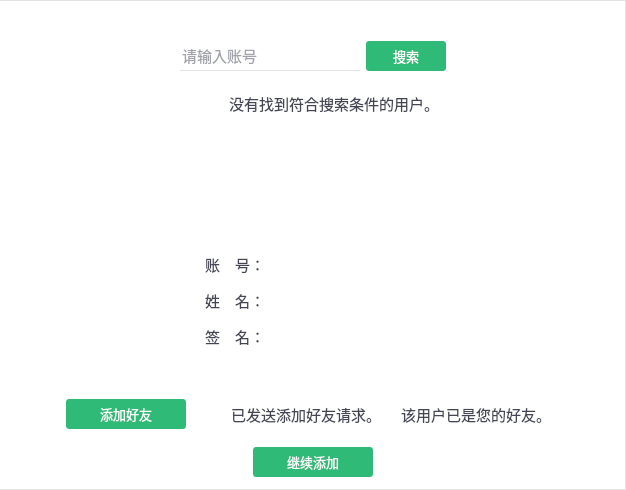
<?xml version="1.0" encoding="UTF-8"?>
<ui version="4.0">
 <class>STContactAddNewClass</class>
 <widget class="QWidget" name="STContactAddNewClass">
  <property name="geometry">
   <rect>
    <x>0</x>
    <y>0</y>
    <width>626</width>
    <height>490</height>
   </rect>
  </property>
  <property name="windowTitle">
   <string>STContactAddNew</string>
  </property>
  <property name="styleSheet">
   <string notr="true">QWidget {background-color: #ffffff;}

QWidget#STContactAddNewClass{border-right: 1px solid #e3e3e3;border-top: 1px solid #e3e3e3;border-bottom: 1px solid #e3e3e3;}</string>
  </property>
  <layout class="QVBoxLayout" name="verticalLayout">
   <item>
    <widget class="QWidget" name="widSearch" native="true">
     <layout class="QHBoxLayout" name="horizontalLayout_11">
      <property name="leftMargin">
       <number>0</number>
      </property>
      <property name="topMargin">
       <number>30</number>
      </property>
      <property name="rightMargin">
       <number>0</number>
      </property>
      <property name="bottomMargin">
       <number>0</number>
      </property>
      <item>
       <spacer name="horizontalSpacer_21">
        <property name="orientation">
         <enum>Qt::Horizontal</enum>
        </property>
        <property name="sizeHint" stdset="0">
         <size>
          <width>40</width>
          <height>20</height>
         </size>
        </property>
       </spacer>
      </item>
      <item>
       <widget class="QLineEdit" name="leContactJid">
        <property name="minimumSize">
         <size>
          <width>180</width>
          <height>30</height>
         </size>
        </property>
        <property name="maximumSize">
         <size>
          <width>180</width>
          <height>30</height>
         </size>
        </property>
        <property name="font">
         <font>
          <family>微软雅黑</family>
          <pointsize>11</pointsize>
         </font>
        </property>
        <property name="styleSheet">
         <string notr="true">color: rgb(67, 69, 85);border: 0px;border-bottom: 1px solid #e3e3e3;
</string>
        </property>
        <property name="placeholderText">
         <string>请输入账号</string>
        </property>
       </widget>
      </item>
      <item>
       <widget class="QPushButton" name="pbSearch">
        <property name="minimumSize">
         <size>
          <width>80</width>
          <height>30</height>
         </size>
        </property>
        <property name="maximumSize">
         <size>
          <width>80</width>
          <height>30</height>
         </size>
        </property>
        <property name="font">
         <font>
          <family>微软雅黑</family>
          <pointsize>10</pointsize>
         </font>
        </property>
        <property name="styleSheet">
         <string notr="true">

QPushButton {
	border-radius: 3px;
	color: rgb(255, 255, 255);
	background-color: rgb(48, 186, 120);
}
QPushButton:hover:pressed {
	background-color: rgb(48, 186, 120);
}
QPushButton:hover:!pressed {
	
	background-color: rgb(109, 206, 160);
}</string>
        </property>
        <property name="text">
         <string>搜索</string>
        </property>
        <property name="flat">
         <bool>true</bool>
        </property>
       </widget>
      </item>
      <item>
       <spacer name="horizontalSpacer_22">
        <property name="orientation">
         <enum>Qt::Horizontal</enum>
        </property>
        <property name="sizeHint" stdset="0">
         <size>
          <width>40</width>
          <height>20</height>
         </size>
        </property>
       </spacer>
      </item>
     </layout>
    </widget>
   </item>
   <item>
    <widget class="QWidget" name="widNotFound" native="true">
     <layout class="QVBoxLayout" name="verticalLayout_5">
      <property name="spacing">
       <number>0</number>
      </property>
      <property name="leftMargin">
       <number>0</number>
      </property>
      <property name="topMargin">
       <number>0</number>
      </property>
      <property name="rightMargin">
       <number>0</number>
      </property>
      <property name="bottomMargin">
       <number>0</number>
      </property>
      <item>
       <widget class="QWidget" name="widget" native="true">
        <layout class="QHBoxLayout" name="horizontalLayout_14">
         <item>
          <spacer name="horizontalSpacer_3">
           <property name="orientation">
            <enum>Qt::Horizontal</enum>
           </property>
           <property name="sizeHint" stdset="0">
            <size>
             <width>40</width>
             <height>20</height>
            </size>
           </property>
          </spacer>
         </item>
         <item>
          <widget class="QLabel" name="label">
           <property name="minimumSize">
            <size>
             <width>35</width>
             <height>35</height>
            </size>
           </property>
           <property name="styleSheet">
            <string notr="true">border-image: url(:/SoftTerminal/images/info.png);</string>
           </property>
           <property name="text">
            <string/>
           </property>
          </widget>
         </item>
         <item>
          <widget class="QLabel" name="label_2">
           <property name="minimumSize">
            <size>
             <width>220</width>
             <height>30</height>
            </size>
           </property>
           <property name="maximumSize">
            <size>
             <width>220</width>
             <height>30</height>
            </size>
           </property>
           <property name="font">
            <font>
             <family>微软雅黑</family>
             <pointsize>11</pointsize>
            </font>
           </property>
           <property name="styleSheet">
            <string notr="true">color: rgb(67, 69, 85);</string>
           </property>
           <property name="text">
            <string>没有找到符合搜索条件的用户。</string>
           </property>
           <property name="alignment">
            <set>Qt::AlignCenter</set>
           </property>
          </widget>
         </item>
         <item>
          <spacer name="horizontalSpacer_4">
           <property name="orientation">
            <enum>Qt::Horizontal</enum>
           </property>
           <property name="sizeHint" stdset="0">
            <size>
             <width>40</width>
             <height>20</height>
            </size>
           </property>
          </spacer>
         </item>
        </layout>
       </widget>
      </item>
     </layout>
    </widget>
   </item>
   <item>
    <widget class="QWidget" name="widAddNewDetail" native="true">
     <layout class="QVBoxLayout" name="verticalLayout_2">
      <property name="leftMargin">
       <number>0</number>
      </property>
      <property name="topMargin">
       <number>9</number>
      </property>
      <property name="rightMargin">
       <number>0</number>
      </property>
      <property name="bottomMargin">
       <number>0</number>
      </property>
      <item>
       <widget class="QWidget" name="widget_2" native="true">
        <layout class="QHBoxLayout" name="horizontalLayout">
         <item>
          <spacer name="horizontalSpacer">
           <property name="orientation">
            <enum>Qt::Horizontal</enum>
           </property>
           <property name="sizeHint" stdset="0">
            <size>
             <width>40</width>
             <height>20</height>
            </size>
           </property>
          </spacer>
         </item>
         <item>
          <widget class="MaskLabel" name="lblPic">
           <property name="minimumSize">
            <size>
             <width>80</width>
             <height>80</height>
            </size>
           </property>
           <property name="maximumSize">
            <size>
             <width>80</width>
             <height>80</height>
            </size>
           </property>
           <property name="text">
            <string/>
           </property>
          </widget>
         </item>
         <item>
          <spacer name="horizontalSpacer_2">
           <property name="orientation">
            <enum>Qt::Horizontal</enum>
           </property>
           <property name="sizeHint" stdset="0">
            <size>
             <width>40</width>
             <height>20</height>
            </size>
           </property>
          </spacer>
         </item>
        </layout>
       </widget>
      </item>
      <item>
       <widget class="QWidget" name="widget_17" native="true">
        <layout class="QHBoxLayout" name="horizontalLayout_15">
         <property name="leftMargin">
          <number>0</number>
         </property>
         <property name="topMargin">
          <number>0</number>
         </property>
         <property name="rightMargin">
          <number>0</number>
         </property>
         <property name="bottomMargin">
          <number>0</number>
         </property>
         <item>
          <spacer name="horizontalSpacer_29">
           <property name="orientation">
            <enum>Qt::Horizontal</enum>
           </property>
           <property name="sizeHint" stdset="0">
            <size>
             <width>40</width>
             <height>20</height>
            </size>
           </property>
          </spacer>
         </item>
         <item>
          <widget class="QLabel" name="label_22">
           <property name="minimumSize">
            <size>
             <width>150</width>
             <height>30</height>
            </size>
           </property>
           <property name="maximumSize">
            <size>
             <width>150</width>
             <height>30</height>
            </size>
           </property>
           <property name="font">
            <font>
             <family>微软雅黑</family>
             <pointsize>11</pointsize>
            </font>
           </property>
           <property name="styleSheet">
            <string notr="true">color: rgb(67, 69, 85);</string>
           </property>
           <property name="text">
            <string>账　号：</string>
           </property>
           <property name="alignment">
            <set>Qt::AlignCenter</set>
           </property>
          </widget>
         </item>
         <item>
          <widget class="QLabel" name="lblJid">
           <property name="minimumSize">
            <size>
             <width>150</width>
             <height>30</height>
            </size>
           </property>
           <property name="maximumSize">
            <size>
             <width>150</width>
             <height>30</height>
            </size>
           </property>
           <property name="font">
            <font>
             <family>微软雅黑</family>
             <pointsize>11</pointsize>
            </font>
           </property>
           <property name="styleSheet">
            <string notr="true">color: rgb(67, 69, 85);</string>
           </property>
           <property name="text">
            <string/>
           </property>
           <property name="alignment">
            <set>Qt::AlignCenter</set>
           </property>
          </widget>
         </item>
         <item>
          <spacer name="horizontalSpacer_30">
           <property name="orientation">
            <enum>Qt::Horizontal</enum>
           </property>
           <property name="sizeHint" stdset="0">
            <size>
             <width>40</width>
             <height>20</height>
            </size>
           </property>
          </spacer>
         </item>
        </layout>
       </widget>
      </item>
      <item>
       <widget class="QWidget" name="widget_15" native="true">
        <layout class="QHBoxLayout" name="horizontalLayout_13">
         <property name="leftMargin">
          <number>0</number>
         </property>
         <property name="topMargin">
          <number>0</number>
         </property>
         <property name="rightMargin">
          <number>0</number>
         </property>
         <property name="bottomMargin">
          <number>0</number>
         </property>
         <item>
          <spacer name="horizontalSpacer_25">
           <property name="orientation">
            <enum>Qt::Horizontal</enum>
           </property>
           <property name="sizeHint" stdset="0">
            <size>
             <width>40</width>
             <height>20</height>
            </size>
           </property>
          </spacer>
         </item>
         <item>
          <widget class="QLabel" name="label_18">
           <property name="minimumSize">
            <size>
             <width>150</width>
             <height>30</height>
            </size>
           </property>
           <property name="maximumSize">
            <size>
             <width>150</width>
             <height>30</height>
            </size>
           </property>
           <property name="font">
            <font>
             <family>微软雅黑</family>
             <pointsize>11</pointsize>
            </font>
           </property>
           <property name="styleSheet">
            <string notr="true">color: rgb(67, 69, 85);</string>
           </property>
           <property name="text">
            <string>姓　名：</string>
           </property>
           <property name="alignment">
            <set>Qt::AlignCenter</set>
           </property>
          </widget>
         </item>
         <item>
          <widget class="QLabel" name="lblName">
           <property name="minimumSize">
            <size>
             <width>150</width>
             <height>30</height>
            </size>
           </property>
           <property name="maximumSize">
            <size>
             <width>150</width>
             <height>30</height>
            </size>
           </property>
           <property name="font">
            <font>
             <family>微软雅黑</family>
             <pointsize>11</pointsize>
            </font>
           </property>
           <property name="styleSheet">
            <string notr="true">color: rgb(67, 69, 85);</string>
           </property>
           <property name="text">
            <string/>
           </property>
           <property name="alignment">
            <set>Qt::AlignCenter</set>
           </property>
          </widget>
         </item>
         <item>
          <spacer name="horizontalSpacer_26">
           <property name="orientation">
            <enum>Qt::Horizontal</enum>
           </property>
           <property name="sizeHint" stdset="0">
            <size>
             <width>40</width>
             <height>20</height>
            </size>
           </property>
          </spacer>
         </item>
        </layout>
       </widget>
      </item>
      <item>
       <widget class="QWidget" name="widget_12" native="true">
        <layout class="QHBoxLayout" name="horizontalLayout_10">
         <property name="leftMargin">
          <number>0</number>
         </property>
         <property name="topMargin">
          <number>0</number>
         </property>
         <property name="rightMargin">
          <number>0</number>
         </property>
         <property name="bottomMargin">
          <number>0</number>
         </property>
         <item>
          <spacer name="horizontalSpacer_19">
           <property name="orientation">
            <enum>Qt::Horizontal</enum>
           </property>
           <property name="sizeHint" stdset="0">
            <size>
             <width>40</width>
             <height>20</height>
            </size>
           </property>
          </spacer>
         </item>
         <item>
          <widget class="QLabel" name="label_14">
           <property name="minimumSize">
            <size>
             <width>150</width>
             <height>30</height>
            </size>
           </property>
           <property name="maximumSize">
            <size>
             <width>150</width>
             <height>30</height>
            </size>
           </property>
           <property name="font">
            <font>
             <family>微软雅黑</family>
             <pointsize>11</pointsize>
            </font>
           </property>
           <property name="styleSheet">
            <string notr="true">color: rgb(67, 69, 85);</string>
           </property>
           <property name="text">
            <string>签　名：</string>
           </property>
           <property name="alignment">
            <set>Qt::AlignCenter</set>
           </property>
          </widget>
         </item>
         <item>
          <widget class="QLabel" name="lblSubscription">
           <property name="minimumSize">
            <size>
             <width>150</width>
             <height>30</height>
            </size>
           </property>
           <property name="maximumSize">
            <size>
             <width>150</width>
             <height>30</height>
            </size>
           </property>
           <property name="font">
            <font>
             <family>微软雅黑</family>
             <pointsize>11</pointsize>
            </font>
           </property>
           <property name="styleSheet">
            <string notr="true">color: rgb(67, 69, 85);</string>
           </property>
           <property name="text">
            <string/>
           </property>
           <property name="alignment">
            <set>Qt::AlignCenter</set>
           </property>
          </widget>
         </item>
         <item>
          <spacer name="horizontalSpacer_20">
           <property name="orientation">
            <enum>Qt::Horizontal</enum>
           </property>
           <property name="sizeHint" stdset="0">
            <size>
             <width>40</width>
             <height>20</height>
            </size>
           </property>
          </spacer>
         </item>
        </layout>
       </widget>
      </item>
      <item>
       <widget class="QWidget" name="widget_14" native="true">
        <layout class="QHBoxLayout" name="horizontalLayout_12">
         <property name="spacing">
          <number>0</number>
         </property>
         <property name="topMargin">
          <number>40</number>
         </property>
         <item>
          <spacer name="horizontalSpacer_23">
           <property name="orientation">
            <enum>Qt::Horizontal</enum>
           </property>
           <property name="sizeHint" stdset="0">
            <size>
             <width>40</width>
             <height>20</height>
            </size>
           </property>
          </spacer>
         </item>
         <item>
          <widget class="QPushButton" name="pbAddNew">
           <property name="minimumSize">
            <size>
             <width>120</width>
             <height>30</height>
            </size>
           </property>
           <property name="maximumSize">
            <size>
             <width>120</width>
             <height>30</height>
            </size>
           </property>
           <property name="font">
            <font>
             <family>微软雅黑</family>
             <pointsize>10</pointsize>
            </font>
           </property>
           <property name="styleSheet">
            <string notr="true">

QPushButton {
	border-radius: 3px;
	color: rgb(255, 255, 255);
	background-color: rgb(48, 186, 120);
}
QPushButton:hover:pressed {
	background-color: rgb(48, 186, 120);
}
QPushButton:hover:!pressed {
	
	background-color: rgb(109, 206, 160);
}</string>
           </property>
           <property name="text">
            <string>添加好友</string>
           </property>
           <property name="default">
            <bool>false</bool>
           </property>
           <property name="flat">
            <bool>true</bool>
           </property>
          </widget>
         </item>
         <item>
          <widget class="QLabel" name="lblInfoPic">
           <property name="minimumSize">
            <size>
             <width>35</width>
             <height>35</height>
            </size>
           </property>
           <property name="styleSheet">
            <string notr="true">border-image: url(:/SoftTerminal/images/info.png);</string>
           </property>
           <property name="text">
            <string/>
           </property>
          </widget>
         </item>
         <item>
          <widget class="QLabel" name="lblHasSendRequest">
           <property name="minimumSize">
            <size>
             <width>170</width>
             <height>30</height>
            </size>
           </property>
           <property name="maximumSize">
            <size>
             <width>170</width>
             <height>30</height>
            </size>
           </property>
           <property name="font">
            <font>
             <family>微软雅黑</family>
             <pointsize>11</pointsize>
            </font>
           </property>
           <property name="styleSheet">
            <string notr="true">color: rgb(67, 69, 85);</string>
           </property>
           <property name="text">
            <string>已发送添加好友请求。</string>
           </property>
           <property name="alignment">
            <set>Qt::AlignCenter</set>
           </property>
          </widget>
         </item>
         <item>
          <widget class="QLabel" name="lblAlreadyFriend">
           <property name="minimumSize">
            <size>
             <width>170</width>
             <height>30</height>
            </size>
           </property>
           <property name="maximumSize">
            <size>
             <width>170</width>
             <height>30</height>
            </size>
           </property>
           <property name="font">
            <font>
             <family>微软雅黑</family>
             <pointsize>11</pointsize>
            </font>
           </property>
           <property name="styleSheet">
            <string notr="true">color: rgb(67, 69, 85);</string>
           </property>
           <property name="text">
            <string>该用户已是您的好友。</string>
           </property>
           <property name="alignment">
            <set>Qt::AlignCenter</set>
           </property>
          </widget>
         </item>
         <item>
          <spacer name="horizontalSpacer_24">
           <property name="orientation">
            <enum>Qt::Horizontal</enum>
           </property>
           <property name="sizeHint" stdset="0">
            <size>
             <width>40</width>
             <height>20</height>
            </size>
           </property>
          </spacer>
         </item>
        </layout>
       </widget>
      </item>
     </layout>
    </widget>
   </item>
   <item>
    <widget class="QWidget" name="widget_3" native="true">
     <property name="minimumSize">
      <size>
       <width>0</width>
       <height>0</height>
      </size>
     </property>
     <layout class="QHBoxLayout" name="horizontalLayout_2">
      <property name="spacing">
       <number>0</number>
      </property>
      <property name="leftMargin">
       <number>0</number>
      </property>
      <property name="topMargin">
       <number>0</number>
      </property>
      <property name="rightMargin">
       <number>0</number>
      </property>
      <property name="bottomMargin">
       <number>0</number>
      </property>
      <item>
       <spacer name="horizontalSpacer_5">
        <property name="orientation">
         <enum>Qt::Horizontal</enum>
        </property>
        <property name="sizeHint" stdset="0">
         <size>
          <width>241</width>
          <height>20</height>
         </size>
        </property>
       </spacer>
      </item>
      <item>
       <widget class="QPushButton" name="pbAddNewAgain">
        <property name="minimumSize">
         <size>
          <width>120</width>
          <height>30</height>
         </size>
        </property>
        <property name="maximumSize">
         <size>
          <width>120</width>
          <height>30</height>
         </size>
        </property>
        <property name="font">
         <font>
          <family>微软雅黑</family>
          <pointsize>10</pointsize>
         </font>
        </property>
        <property name="styleSheet">
         <string notr="true">

QPushButton {
	border-radius: 3px;
	color: rgb(255, 255, 255);
	background-color: rgb(48, 186, 120);
}
QPushButton:hover:pressed {
	background-color: rgb(48, 186, 120);
}
QPushButton:hover:!pressed {
	
	background-color: rgb(109, 206, 160);
}</string>
        </property>
        <property name="text">
         <string>继续添加</string>
        </property>
       </widget>
      </item>
      <item>
       <spacer name="horizontalSpacer_6">
        <property name="orientation">
         <enum>Qt::Horizontal</enum>
        </property>
        <property name="sizeHint" stdset="0">
         <size>
          <width>241</width>
          <height>20</height>
         </size>
        </property>
       </spacer>
      </item>
     </layout>
    </widget>
   </item>
   <item>
    <spacer name="verticalSpacer_4">
     <property name="orientation">
      <enum>Qt::Vertical</enum>
     </property>
     <property name="sizeHint" stdset="0">
      <size>
       <width>20</width>
       <height>7</height>
      </size>
     </property>
    </spacer>
   </item>
  </layout>
 </widget>
 <customwidgets>
  <customwidget>
   <class>MaskLabel</class>
   <extends>QLabel</extends>
   <header location="global">masklabel.h</header>
  </customwidget>
 </customwidgets>
 <resources>
  <include location="../res/softterminal.qrc"/>
 </resources>
 <connections/>
</ui>
